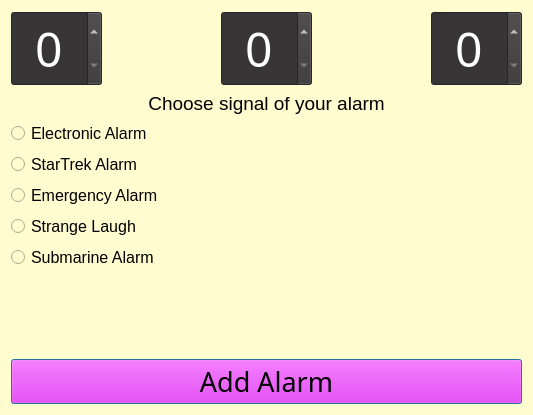
<?xml version="1.0" encoding="UTF-8"?>
<ui version="4.0">
 <class>Alarm_diag</class>
 <widget class="QDialog" name="Alarm_diag">
  <property name="geometry">
   <rect>
    <x>0</x>
    <y>0</y>
    <width>533</width>
    <height>415</height>
   </rect>
  </property>
  <property name="windowTitle">
   <string>Dialog</string>
  </property>
  <property name="styleSheet">
   <string notr="true">background: #fffdd0;</string>
  </property>
  <layout class="QVBoxLayout" name="verticalLayout">
   <item>
    <layout class="QHBoxLayout" name="horizontalLayout">
     <item>
      <widget class="QSpinBox" name="spinBox_h">
       <property name="font">
        <font>
         <family>MV Boli</family>
         <pointsize>36</pointsize>
        </font>
       </property>
       <property name="styleSheet">
        <string notr="true">background: #373535;
color: white;</string>
       </property>
       <property name="alignment">
        <set>Qt::AlignCenter</set>
       </property>
       <property name="maximum">
        <number>23</number>
       </property>
      </widget>
     </item>
     <item>
      <spacer name="horizontalSpacer">
       <property name="orientation">
        <enum>Qt::Horizontal</enum>
       </property>
       <property name="sizeHint" stdset="0">
        <size>
         <width>40</width>
         <height>20</height>
        </size>
       </property>
      </spacer>
     </item>
     <item>
      <widget class="QSpinBox" name="spinBox_m">
       <property name="font">
        <font>
         <family>MV Boli</family>
         <pointsize>36</pointsize>
        </font>
       </property>
       <property name="styleSheet">
        <string notr="true">background: #373535;
color: white;</string>
       </property>
       <property name="alignment">
        <set>Qt::AlignCenter</set>
       </property>
       <property name="maximum">
        <number>59</number>
       </property>
      </widget>
     </item>
     <item>
      <spacer name="horizontalSpacer_2">
       <property name="orientation">
        <enum>Qt::Horizontal</enum>
       </property>
       <property name="sizeHint" stdset="0">
        <size>
         <width>40</width>
         <height>20</height>
        </size>
       </property>
      </spacer>
     </item>
     <item>
      <widget class="QSpinBox" name="spinBox_s">
       <property name="font">
        <font>
         <family>MV Boli</family>
         <pointsize>36</pointsize>
        </font>
       </property>
       <property name="cursor">
        <cursorShape>SizeVerCursor</cursorShape>
       </property>
       <property name="styleSheet">
        <string notr="true">background: #373535;
color: white;</string>
       </property>
       <property name="alignment">
        <set>Qt::AlignCenter</set>
       </property>
       <property name="maximum">
        <number>59</number>
       </property>
      </widget>
     </item>
    </layout>
   </item>
   <item>
    <widget class="QLabel" name="label">
     <property name="font">
      <font>
       <pointsize>14</pointsize>
      </font>
     </property>
     <property name="styleSheet">
      <string notr="true">align: center;
color: black;
</string>
     </property>
     <property name="text">
      <string>Choose signal of your alarm</string>
     </property>
     <property name="alignment">
      <set>Qt::AlignCenter</set>
     </property>
    </widget>
   </item>
   <item>
    <widget class="QRadioButton" name="radioButton">
     <property name="font">
      <font>
       <pointsize>12</pointsize>
      </font>
     </property>
     <property name="text">
      <string>Electronic Alarm</string>
     </property>
    </widget>
   </item>
   <item>
    <widget class="QRadioButton" name="radioButton_2">
     <property name="font">
      <font>
       <pointsize>12</pointsize>
      </font>
     </property>
     <property name="text">
      <string>StarTrek Alarm</string>
     </property>
    </widget>
   </item>
   <item>
    <widget class="QRadioButton" name="radioButton_3">
     <property name="font">
      <font>
       <pointsize>12</pointsize>
      </font>
     </property>
     <property name="text">
      <string>Emergency Alarm</string>
     </property>
    </widget>
   </item>
   <item>
    <widget class="QRadioButton" name="radioButton_4">
     <property name="font">
      <font>
       <pointsize>12</pointsize>
      </font>
     </property>
     <property name="text">
      <string>Strange Laugh</string>
     </property>
    </widget>
   </item>
   <item>
    <widget class="QRadioButton" name="radioButton_5">
     <property name="font">
      <font>
       <pointsize>12</pointsize>
      </font>
     </property>
     <property name="text">
      <string>Submarine Alarm</string>
     </property>
    </widget>
   </item>
   <item>
    <spacer name="verticalSpacer">
     <property name="orientation">
      <enum>Qt::Vertical</enum>
     </property>
     <property name="sizeHint" stdset="0">
      <size>
       <width>20</width>
       <height>40</height>
      </size>
     </property>
    </spacer>
   </item>
   <item>
    <widget class="QPushButton" name="Add_btn">
     <property name="font">
      <font>
       <family>MV Boli</family>
       <pointsize>20</pointsize>
      </font>
     </property>
     <property name="styleSheet">
      <string notr="true">background: magenta;</string>
     </property>
     <property name="text">
      <string>Add Alarm</string>
     </property>
    </widget>
   </item>
  </layout>
 </widget>
 <resources/>
 <connections/>
</ui>
